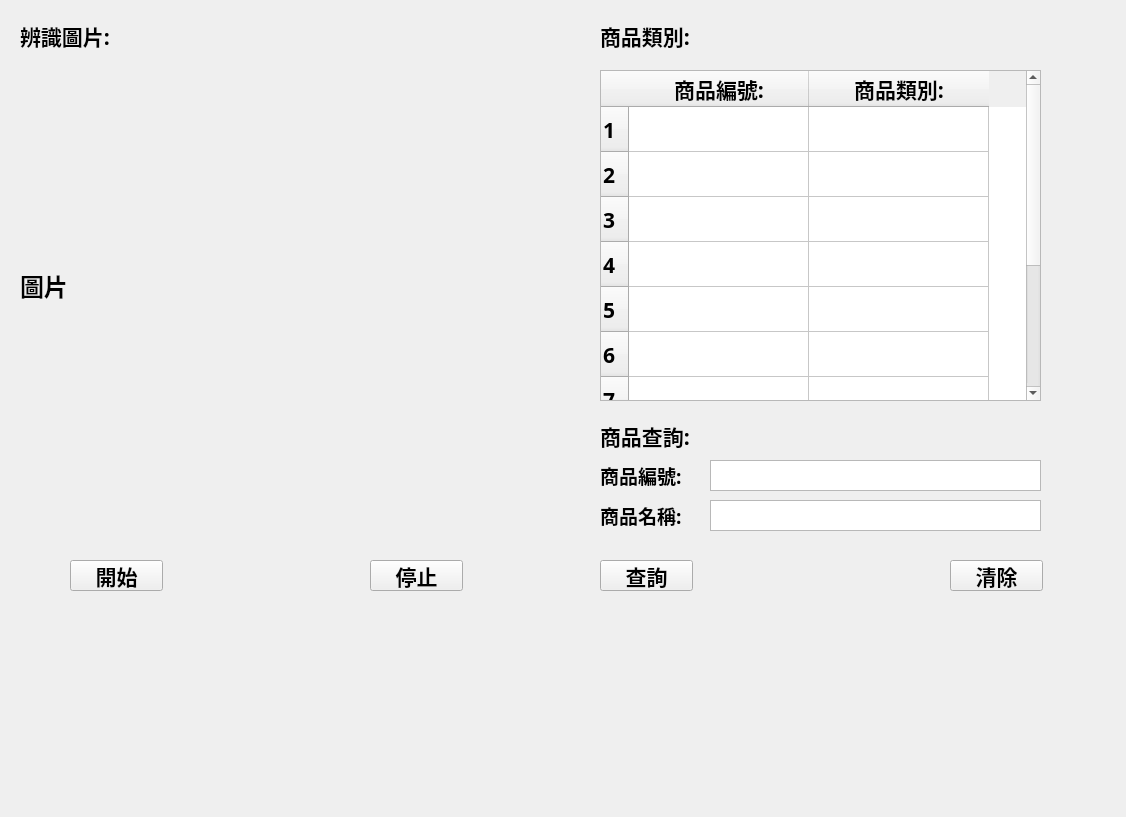
<?xml version="1.0" encoding="UTF-8"?>
<ui version="4.0">
 <class>Form</class>
 <widget class="QWidget" name="Form">
  <property name="geometry">
   <rect>
    <x>0</x>
    <y>0</y>
    <width>1126</width>
    <height>817</height>
   </rect>
  </property>
  <property name="windowTitle">
   <string>物流</string>
  </property>
  <property name="autoFillBackground">
   <bool>false</bool>
  </property>
  <widget class="QLabel" name="label">
   <property name="geometry">
    <rect>
     <x>20</x>
     <y>60</y>
     <width>511</width>
     <height>451</height>
    </rect>
   </property>
   <property name="font">
    <font>
     <family>微軟正黑體</family>
     <pointsize>18</pointsize>
     <weight>75</weight>
     <bold>true</bold>
    </font>
   </property>
   <property name="layoutDirection">
    <enum>Qt::LeftToRight</enum>
   </property>
   <property name="text">
    <string>圖片</string>
   </property>
   <property name="textFormat">
    <enum>Qt::AutoText</enum>
   </property>
  </widget>
  <widget class="QLabel" name="label_2">
   <property name="geometry">
    <rect>
     <x>20</x>
     <y>20</y>
     <width>161</width>
     <height>31</height>
    </rect>
   </property>
   <property name="font">
    <font>
     <family>微軟正黑體</family>
     <pointsize>16</pointsize>
     <weight>75</weight>
     <bold>true</bold>
    </font>
   </property>
   <property name="text">
    <string>辨識圖片:</string>
   </property>
  </widget>
  <widget class="QPushButton" name="pushButton">
   <property name="geometry">
    <rect>
     <x>70</x>
     <y>560</y>
     <width>93</width>
     <height>31</height>
    </rect>
   </property>
   <property name="font">
    <font>
     <family>微軟正黑體</family>
     <pointsize>16</pointsize>
     <weight>75</weight>
     <bold>true</bold>
    </font>
   </property>
   <property name="text">
    <string>開始</string>
   </property>
  </widget>
  <widget class="QLabel" name="label_3">
   <property name="geometry">
    <rect>
     <x>600</x>
     <y>20</y>
     <width>121</width>
     <height>31</height>
    </rect>
   </property>
   <property name="font">
    <font>
     <family>微軟正黑體</family>
     <pointsize>16</pointsize>
     <weight>75</weight>
     <bold>true</bold>
    </font>
   </property>
   <property name="text">
    <string>商品類別:</string>
   </property>
  </widget>
  <widget class="QTableWidget" name="tableWidget">
   <property name="geometry">
    <rect>
     <x>600</x>
     <y>70</y>
     <width>441</width>
     <height>331</height>
    </rect>
   </property>
   <property name="font">
    <font>
     <family>微軟正黑體</family>
     <pointsize>16</pointsize>
     <weight>75</weight>
     <bold>true</bold>
    </font>
   </property>
   <property name="mouseTracking">
    <bool>false</bool>
   </property>
   <property name="textElideMode">
    <enum>Qt::ElideLeft</enum>
   </property>
   <property name="rowCount">
    <number>10</number>
   </property>
   <property name="columnCount">
    <number>2</number>
   </property>
   <attribute name="horizontalHeaderDefaultSectionSize">
    <number>180</number>
   </attribute>
   <attribute name="horizontalHeaderMinimumSectionSize">
    <number>47</number>
   </attribute>
   <attribute name="verticalHeaderDefaultSectionSize">
    <number>40</number>
   </attribute>
   <attribute name="verticalHeaderMinimumSectionSize">
    <number>45</number>
   </attribute>
   <row/>
   <row/>
   <row/>
   <row/>
   <row/>
   <row/>
   <row/>
   <row/>
   <row/>
   <row/>
   <column>
    <property name="text">
     <string>商品編號:</string>
    </property>
   </column>
   <column>
    <property name="text">
     <string>商品類別:</string>
    </property>
   </column>
  </widget>
  <widget class="QPushButton" name="pushButton_2">
   <property name="geometry">
    <rect>
     <x>370</x>
     <y>560</y>
     <width>93</width>
     <height>31</height>
    </rect>
   </property>
   <property name="font">
    <font>
     <family>微軟正黑體</family>
     <pointsize>16</pointsize>
     <weight>75</weight>
     <bold>true</bold>
    </font>
   </property>
   <property name="text">
    <string>停止</string>
   </property>
  </widget>
  <widget class="QLabel" name="label_4">
   <property name="geometry">
    <rect>
     <x>600</x>
     <y>420</y>
     <width>121</width>
     <height>31</height>
    </rect>
   </property>
   <property name="font">
    <font>
     <family>微軟正黑體</family>
     <pointsize>16</pointsize>
     <weight>75</weight>
     <bold>true</bold>
    </font>
   </property>
   <property name="text">
    <string>商品查詢:</string>
   </property>
  </widget>
  <widget class="QPlainTextEdit" name="plainTextEdit">
   <property name="geometry">
    <rect>
     <x>710</x>
     <y>460</y>
     <width>331</width>
     <height>31</height>
    </rect>
   </property>
  </widget>
  <widget class="QLabel" name="label_5">
   <property name="geometry">
    <rect>
     <x>600</x>
     <y>460</y>
     <width>111</width>
     <height>31</height>
    </rect>
   </property>
   <property name="font">
    <font>
     <family>微軟正黑體</family>
     <pointsize>14</pointsize>
     <weight>75</weight>
     <bold>true</bold>
    </font>
   </property>
   <property name="text">
    <string>商品編號:</string>
   </property>
  </widget>
  <widget class="QLabel" name="label_6">
   <property name="geometry">
    <rect>
     <x>600</x>
     <y>500</y>
     <width>111</width>
     <height>31</height>
    </rect>
   </property>
   <property name="font">
    <font>
     <family>微軟正黑體</family>
     <pointsize>14</pointsize>
     <weight>75</weight>
     <bold>true</bold>
    </font>
   </property>
   <property name="text">
    <string>商品名稱:</string>
   </property>
  </widget>
  <widget class="QPlainTextEdit" name="plainTextEdit_2">
   <property name="geometry">
    <rect>
     <x>710</x>
     <y>500</y>
     <width>331</width>
     <height>31</height>
    </rect>
   </property>
  </widget>
  <widget class="QPushButton" name="pushButton_3">
   <property name="geometry">
    <rect>
     <x>600</x>
     <y>560</y>
     <width>93</width>
     <height>31</height>
    </rect>
   </property>
   <property name="font">
    <font>
     <family>微軟正黑體</family>
     <pointsize>16</pointsize>
     <weight>75</weight>
     <bold>true</bold>
    </font>
   </property>
   <property name="text">
    <string>查詢</string>
   </property>
  </widget>
  <widget class="QPushButton" name="pushButton_4">
   <property name="geometry">
    <rect>
     <x>950</x>
     <y>560</y>
     <width>93</width>
     <height>31</height>
    </rect>
   </property>
   <property name="font">
    <font>
     <family>微軟正黑體</family>
     <pointsize>16</pointsize>
     <weight>75</weight>
     <bold>true</bold>
    </font>
   </property>
   <property name="text">
    <string>清除</string>
   </property>
  </widget>
 </widget>
 <resources/>
 <connections/>
</ui>
